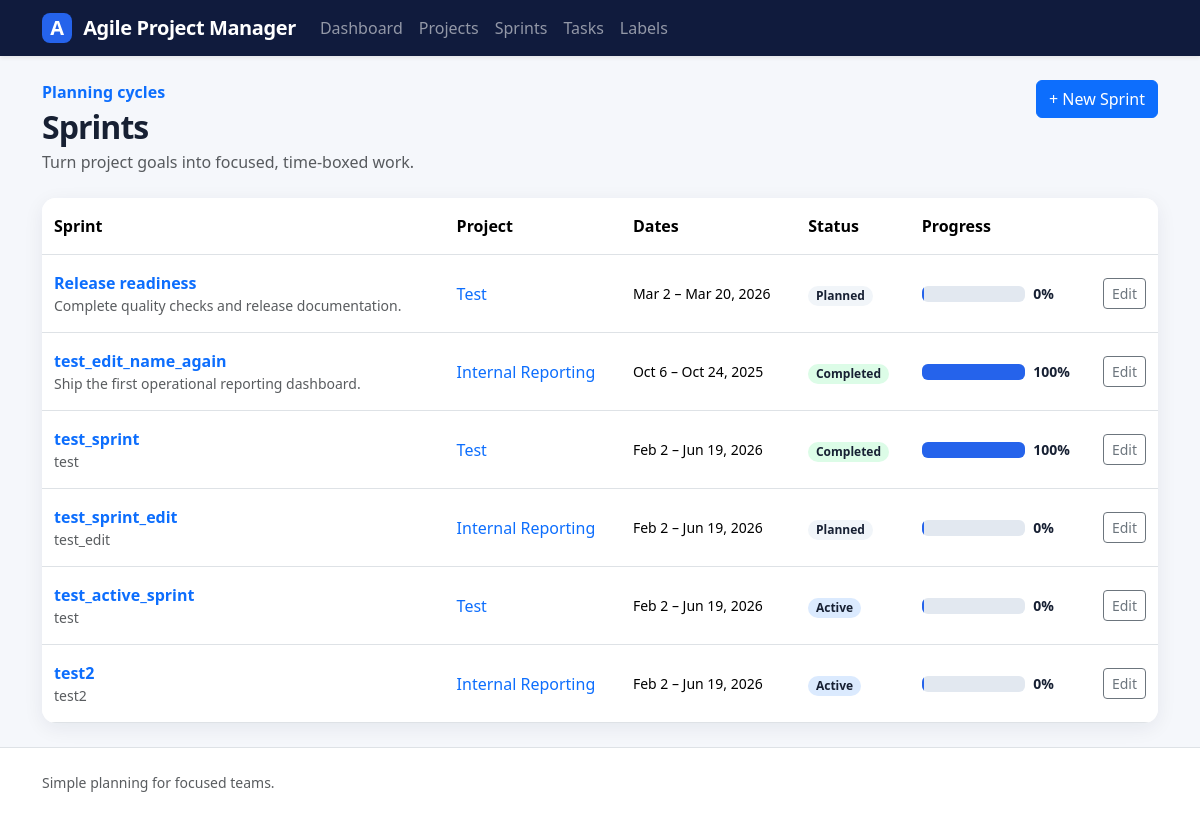
Page /sprints/ on the earlier database version.
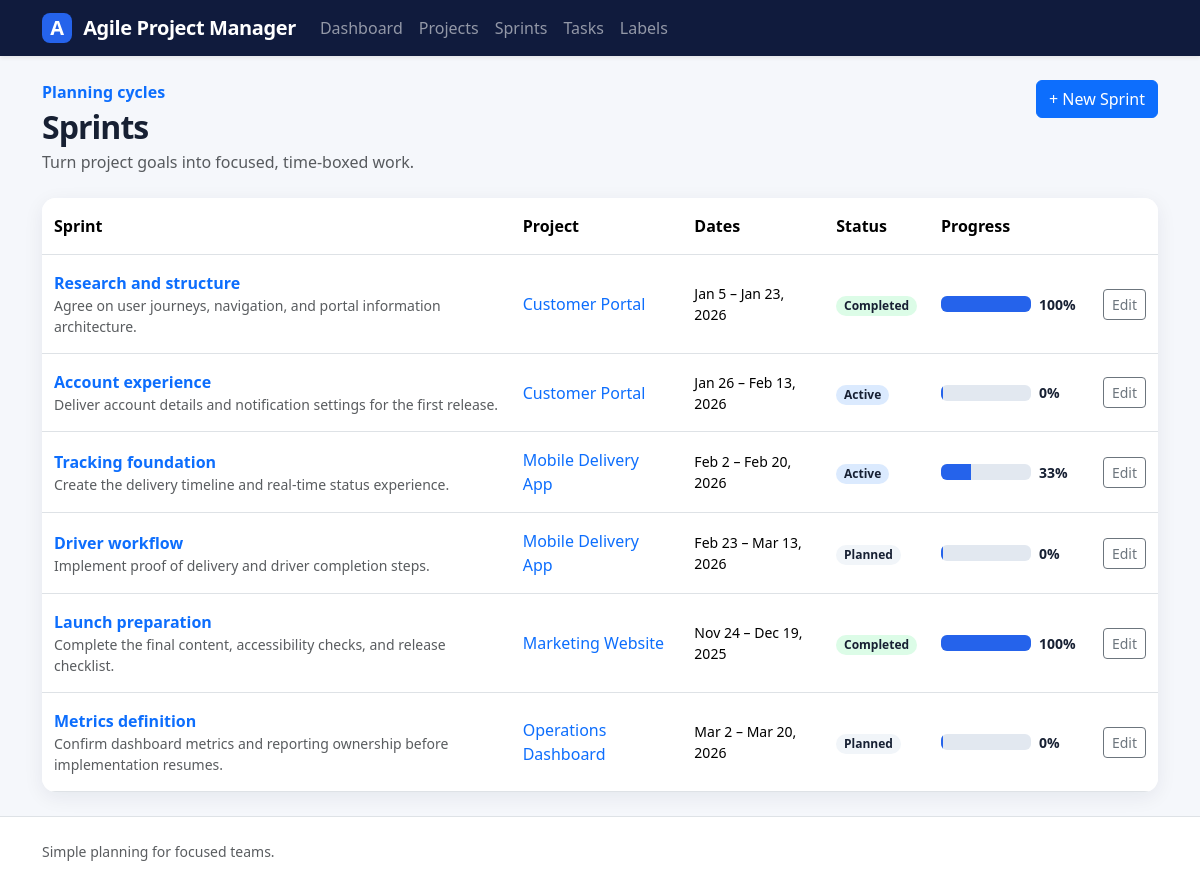
Same page on the later database version.
### sprints/models.py (models this page shows, shortened)
class Sprint(models.Model):
    class StatusChoices(models.TextChoices):
        PLANNED = 'planned', 'Planned'
        ACTIVE = 'active', 'Active'
        COMPLETED = 'completed', 'Completed'
    project = models.ForeignKey(Project, on_delete=models.CASCADE)
    name = models.CharField(
        max_length=100,
        validators=[MinLengthValidator(4)],
    )
    goal = models.CharField(max_length=100)
    start_date = models.DateField()
    end_date = models.DateField()
    status = models.CharField(choices=StatusChoices.choices, max_length=10)
    @property
    def progress(self):
        total_tasks = self.task_set.count()
        if total_tasks == 0:
            return 0
        completed_tasks = self.task_set.filter(status='completed').count()
        return round((completed_tasks / total_tasks) * 100)

### projects/models.py (models this page shows, shortened)
class Project(models.Model):
    class StatusChoices(models.TextChoices):
        ACTIVE = 'active', 'Active'
        COMPLETED = 'completed', 'Completed'
        ON_HOLD = 'on_hold', 'On Hold'
    name = models.CharField(
        max_length=100,
        validators=[MinLengthValidator(2)],
    )
    description = models.TextField(max_length=500, blank=True, null=True)
    start_date = models.DateField()
    end_date = models.DateField()
    status = models.CharField(choices=StatusChoices.choices, max_length=10)
    created_at = models.DateTimeField(auto_now_add=True)

### sprints/views.py (the view)
# urls.py: path('', SprintListView.as_view(), name='list'),
class SprintListView(ListView):
    model = Sprint
    context_object_name = 'sprints'
    template_name = 'sprints/sprint_list.html'

### templates/sprints/sprint_list.html (shortened to what the changed rows need)
{% extends "base.html" %}
{% block content %}
    <div class="page-header">
        <div>
            <h1 class="h2 mb-1">
                Sprints
            </h1>
        </div>
    </div>
    <div class="card table-card">
        <div class="table-responsive">
            <table class="table table-hover mb-0">
                <thead>
                    <tr>
                        <th>
                            Sprint
                        </th>
                        <th>
                            Project
                        </th>
                        <th>
                            Dates
                        </th>
                        <th>
                            Status
                        </th>
                        <th>
                            Progress
                        </th>
                        <th>
                        </th>
                    </tr>
                </thead>
                <tbody>
                    {% for sprint in sprints %}
                        <tr>
                            <td>
                                <a class="fw-semibold text-decoration-none" href="{% url 'sprints:detail' sprint.pk %}">
                                    {{ sprint.name }}
                                </a>
                                <div class="small text-muted">
                                    {{ sprint.goal|truncatewords:10 }}
                                </div>
                            </td>
                            <td>
                                <a href="{% url 'projects:detail' sprint.project.pk %}" class="text-decoration-none">
                                    {{ sprint.project.name }}
                                </a>
                            </td>
                            <td class="small">
                                {{ sprint.start_date|date:"M j" }}
                                –
                                {{ sprint.end_date|date:"M j, Y" }}
                            </td>
                            <td>
                                <span class="sprint-status badge rounded-pill badge-status-{{ sprint.status }}">
                                    {{ sprint.get_status_display|default:sprint.status|title }}
                                </span>
                            </td>
                            <td style="min-width: 130px">
                                {% with progress=sprint.progress|default:0 %}
                                    <div class="d-flex align-items-center gap-2">
                                        <div class="progress flex-grow-1" role="progressbar" aria-label="Sprint progress" aria-valuenow="{{ progress }}" aria-valuemin="0" aria-valuemax="100">
                                            <div class="progress-bar" style="width: {{ progress }}%"></div>
                                        </div>
                                        <span class="progress-value">{{ progress }}%</span>
                                    </div>
                                {% endwith %}
                            </td>
                            <td class="text-end">
                                <a href="{% url 'sprints:update' sprint.pk %}" class="btn btn-sm btn-outline-secondary">
                                    Edit
                                </a>
                            </td>
                        </tr>
                    {% empty %}
                        <tr>
                            <td colspan="6">
                                {% include "partials/_empty_state.html" with title="No sprints yet" message="Create a sprint from a project or start a new one here." action_url=sprint_create_url action_text="Create sprint" %}
                            </td>
                        </tr>
                    {% endfor %}
                </tbody>
            </table>
        </div>
    </div>
{% endblock %}

Differences in the rows shown:
removed Sprint: name "test_sprint_edit", goal "test_edit", project.name "Internal Reporting", start_date "Feb 2", end_date "Jun 19, 2026", status "Planned", sprint "0"
removed Sprint: name "test_active_sprint", goal "test", project.name "Test", start_date "Feb 2", end_date "Jun 19, 2026", status "Active", sprint "0"
removed Sprint: name "test2", goal "test2", project.name "Internal Reporting", start_date "Feb 2", end_date "Jun 19, 2026", status "Active", sprint "0"
added Sprint: name "Research and structure", goal "Agree on user journeys, navigation, and portal information architecture.", project.name "Customer Portal", start_date "Jan 5", end_date "Jan 23, 2026", status "Completed", sprint "100"
added Sprint: name "Account experience", goal "Deliver account details and notification settings for the first release.", project.name "Customer Portal", start_date "Jan 26", end_date "Feb 13, 2026", status "Active", sprint "0"
added Sprint: name "Tracking foundation", goal "Create the delivery timeline and real-time status experience.", project.name "Mobile Delivery App", start_date "Feb 2", end_date "Feb 20, 2026", status "Active", sprint "33"
changed Sprint: name "Release readiness" → "Driver workflow"; goal "Complete quality checks and release documentation." → "Implement proof of delivery and driver completion steps."; project.name "Test" → "Mobile Delivery App"; start_date "Mar 2" → "Feb 23"; end_date "Mar 20, 2026" → "Mar 13, 2026"
changed Sprint: name "test_edit_name_again" → "Launch preparation"; goal "Ship the first operational reporting dashboard." → "Complete the final content, accessibility checks, and release checklist."; project.name "Internal Reporting" → "Marketing Website"; start_date "Oct 6" → "Nov 24"; end_date "Oct 24, 2025" → "Dec 19, 2025"
changed Sprint: name "test_sprint" → "Metrics definition"; goal "test" → "Confirm dashboard metrics and reporting ownership before implementation resumes."; project.name "Test" → "Operations Dashboard"; start_date "Feb 2" → "Mar 2"; end_date "Jun 19, 2026" → "Mar 20, 2026"; status "Completed" → "Planned"; {{ progress }} 100 → 0 (drawn); sprint "100" → "0"
